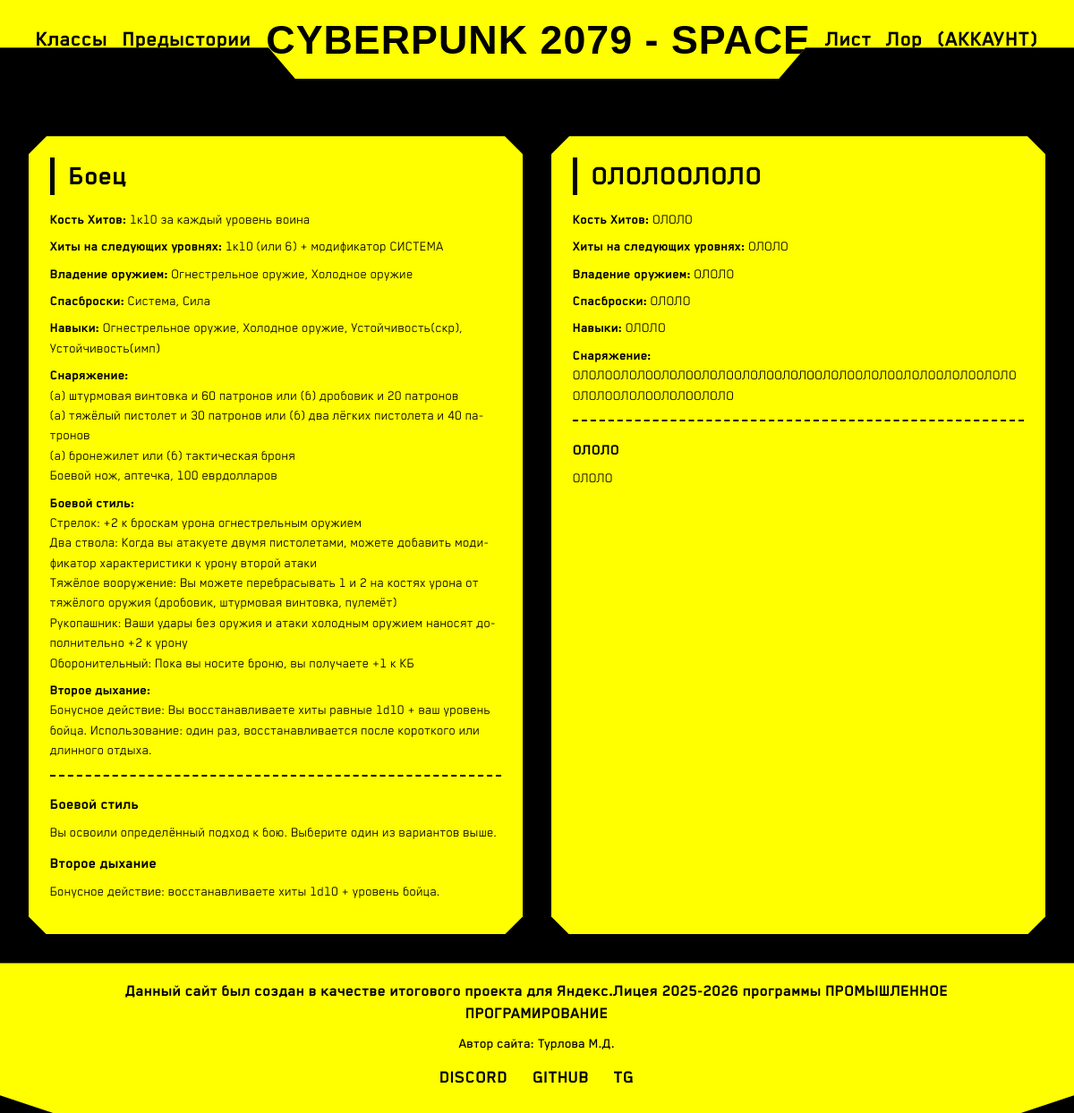
Page /classes on the committed database.
### tables this page shows
CREATE TABLE classes (
                id INTEGER PRIMARY KEY AUTOINCREMENT,
                name TEXT UNIQUE NOT NULL,
                hit_dice TEXT NOT NULL,
                hp_next_level TEXT NOT NULL,
                weapon_proficiencies TEXT NOT NULL,
                save_proficiencies TEXT NOT NULL,
                skill_proficiencies TEXT NOT NULL,
                equipment TEXT NOT NULL,
                fighting_style_choice TEXT,
                second_wind TEXT
            );

CREATE TABLE class_features (
                id INTEGER PRIMARY KEY AUTOINCREMENT,
                class_id INTEGER NOT NULL,
                feature_name TEXT NOT NULL,
                feature_description TEXT NOT NULL,
                FOREIGN KEY (class_id) REFERENCES classes (id) ON DELETE CASCADE
            );

### app.py (the view)
@app.route('/classes')
def show_classes():
    with get_db() as conn:
        classes = conn.execute("SELECT * FROM classes ORDER BY id").fetchall()
        classes_with_features = []
        for cls in classes:
            features = conn.execute("SELECT feature_name, feature_description FROM class_features WHERE class_id = ?",
                                    (cls['id'],)).fetchall()
            classes_with_features.append({'class': cls, 'features': features})
    return render_template('classes.html', classes=classes_with_features)

### app.py (called while the page is built)
def get_db():
    conn = sqlite3.connect('database.db')
    conn.row_factory = sqlite3.Row
    return conn

### templates/classes.html (shortened to what this page needs)
{% extends "base.html" %}
{% block content %}
<div class="classes-grid">
    {% for item in classes %}
    <div class="cyber-card class-card">
        <h3>{{ item.class.name }}</h3>
        <p><strong>Кость Хитов:</strong> {{ item.class.hit_dice }}</p>
        <p><strong>Хиты на следующих уровнях:</strong> {{ item.class.hp_next_level }}</p>
        <p><strong>Владение оружием:</strong> {{ item.class.weapon_proficiencies }}</p>
        <p><strong>Спасброски:</strong> {{ item.class.save_proficiencies }}</p>
        <p><strong>Навыки:</strong> {{ item.class.skill_proficiencies }}</p>
        <p><strong>Снаряжение:</strong><br>{{ item.class.equipment|replace('\n','<br>')|safe }}</p>
        {% if item.class.fighting_style_choice %}
        <p><strong>Боевой стиль:</strong><br>{{ item.class.fighting_style_choice|replace('\n','<br>')|safe }}</p>
        {% endif %}
        {% if item.class.second_wind %}
        <p><strong>Второе дыхание:</strong><br>{{ item.class.second_wind|replace('\n','<br>')|safe }}</p>
        {% endif %}
        <div class="feature-list">
            {% for feat in item.features %}
            <div class="feature-item">
                <strong>{{ feat.feature_name }}</strong>
                <p>{{ feat.feature_description|replace('\n','<br>')|safe }}</p>
            </div>
            {% endfor %}
        </div>
    </div>
    {% else %}
    <p>Классы пока не добавлены. Зайдите в админ-панель.</p>
    {% endfor %}
</div>
{% endblock %}

### templates/base.html (shortened to what this page needs)
<!DOCTYPE html>
<html lang="ru">
<head>
    <link rel="stylesheet" href="{{ url_for('static', filename='css/style.css') }}">
</head>
<body>
    <div class="header">
        <ul class="header_menu">
            <a href="{{ url_for('show_classes') }}" style="text-decoration: none;"><h2>Классы</h2></a>
            <a href="{{ url_for('show_backgrounds') }}" style="text-decoration: none;"><h2>Предыстории</h2></a>
            <a href="{{ url_for('index') }}" style="text-decoration: none;"><h1 class="cyberpunk_text">CYBERPUNK 2079 - SPACE</h1></a>
            <a href="{{ url_for('sheets_list') }}" style="text-decoration: none;"><h2>Лист</h2></a>
            <a href="{{ url_for('index') }}" style="text-decoration: none;"><h2>Лор</h2></a>
            <a href="{{ url_for('account') }}" style="text-decoration: none;"><h2>(АККАУНТ)</h2></a>
        </ul>
    </div>
    <main class="main-content">
        {% block content %}{% endblock %}
    </main>
    <div class="footer">
        <div class="footer_lore">
            <h2>Данный сайт был создан в качестве итогового проекта для Яндекс.Лицея 2025-2026 программы ПРОМЫШЛЕННОЕ ПРОГРАМИРОВАНИЕ</h2>
            <h3>Автор сайта: Турлова М.Д.</h3>
            <a href="https://discordapp.com/users/joshibelike" target="_blank">DISCORD</a>
            <a href="https://github.com/joshibelike" target="_blank">GITHUB</a>
            <a href="https://t.me/joshibelike" target="_blank">TG</a>
        </div>
    </div>
</body>
</html>

### static/css/style.css (style rules this page uses)
.cyberpunk_text { font-family: 'Cyberpunk RUS', sans-serif; letter-spacing: 1px; }
* { margin: 0; padding: 0; box-sizing: border-box; }
body { background-color: black; font-family: 'Blender Pro', sans-serif; color: #000; line-height: 1.3; }
.header { background: yellow; clip-path: polygon(0 0, 100% 0, 100% calc(100% - 35px), 75% calc(100% - 35px), 72.5% 100%, 27.5% 100%, 25% calc(100% - 35px), 0 calc(100% - 35px), 0 0); min-height: 70px; display: flex; align-items: center; padding: 15px 0; }
.header_menu { padding: 0 40px; display: flex; flex-direction: row; justify-content: space-between; align-items: center; flex-wrap: wrap; width: 100%; gap: 12px; }
.header_menu h2 { font-weight: bold; font-size: clamp(1rem, 3vw, 1.6rem); cursor: default; transition: opacity 0.2s; margin: 0; }
.header_menu h1 { font-size: clamp(1.2rem, 5vw, 2.8rem); white-space: nowrap; margin: 0; }
.footer { display: flex; flex-direction: column; min-height: auto; text-align: center; margin-top: 6vh; }
.footer_lore { background: yellow; margin-top: auto; padding: 2.5vh 5vw; clip-path: polygon(0 0, 100% 0, 100% calc(100% - 20px), 95% 100%, 5% 100%, 0 calc(100% - 20px)); }
.footer_lore h2 { font-size: 1.2rem; font-weight: bold; margin-bottom: 8px; }
.footer_lore h3 { font-size: 1rem; font-weight: 500; margin: 10px 0 8px; }
.footer_lore a { color: black; text-decoration: none; font-size: 1.3rem; font-weight: 600; display: inline-block; margin: 5px 12px; transition: all 0.2s; border-bottom: 2px solid transparent; }
a { color: black; text-decoration: none; font-size: 25px; font-weight: 600; }
ul, li { list-style: none; }
html { scroll-behavior: smooth; }
.main-content { flex: 1; }
body { display: flex; flex-direction: column; min-height: 100vh; }
.footer { margin-top: auto; }
.cyber-card { background: yellow; padding: 1.5rem; clip-path: polygon(0 20px, 20px 0, calc(100% - 20px) 0, 100% 20px, 100% calc(100% - 20px), calc(100% - 20px) 100%, 20px 100%, 0 calc(100% - 20px)); transition: transform 0.2s, box-shadow 0.2s; }
.classes-grid, .backgrounds-grid { display: grid; grid-template-columns: repeat(auto-fill, minmax(320px, 1fr)); gap: 2rem; padding: 2rem; }
.class-card h3, .bg-card h3 { font-size: 2rem; border-left: 5px solid black; padding-left: 1rem; margin-bottom: 1rem; }
.class-card p, .bg-card p { margin: 0.5rem 0; line-height: 1.4; }
.feature-list { margin-top: 1rem; border-top: 2px dashed black; padding-top: 0.5rem; }
.feature-item { margin: 0.8rem 0; }
.feature-item strong { display: block; font-size: 1.1rem; }
.classes-grid, .backgrounds-grid { grid-template-columns: repeat(auto-fill, minmax(480px, 1fr)); gap: 2rem; padding: 2rem; }
.cyber-card, .class-card, .bg-card, .feature-item, .choice-option { word-wrap: break-word; overflow-wrap: break-word; word-break: break-word; hyphens: auto; }
.cyber-card h3, .class-card h3, .bg-card h3 { word-break: break-word; }
.cyber-card p, .class-card p, .bg-card p, .feature-item p, .choice-option p { white-space: pre-wrap; overflow-wrap: break-word; word-wrap: break-word; max-width: 100%; }

### rows in the picture
classes: class.name "Боец", class.hit_dice "1к10 за каждый уровень воина", class.hp_next_level "1к10 (или 6) + модификатор СИСТЕМА", class.weapon_proficiencies "Огнестрельное оружие, Холодное оружие", class.save_proficiencies "Система, Сила", class.skill_proficiencies "Огнестрельное оружие, Холодное оружие, Устойчивость(скр), Устойчивость(имп)", class.equipment "(а) штурмовая винтовка и 60 патронов или (б) дробовик и 20 патронов (а) тяжёлый пистолет и 30 патронов или (б) два лёгких пистолета и 40 патронов (а) бронежилет или (б) тактическая броня Боевой нож, аптечка, 100 еврдолларов", class.fighting_style_choice "Стрелок: +2 к броскам урона огнестрельным оружием Два ствола: Когда вы атакуете двумя пистолетами, можете добавить модификатор характеристики к урону второй атаки Тяжёлое вооружение: Вы можете перебрасывать 1 и 2 на костях урона от тяжёлого оружия (дробовик, штурмовая винтовка, пулемёт) Рукопашник: Ваши удары без оружия и атаки холодным оружием наносят дополнительно +2 к урону Оборонительный: Пока вы носите броню, вы получаете +1 к КБ", class.second_wind "Бонусное действие: Вы восстанавливаете хиты равные 1d10 + ваш уровень бойца. Использование: один раз, восстанавливается после короткого или длинного отдыха."
class_features: feature_name "Боевой стиль", feature_description "Вы освоили определённый подход к бою. Выберите один из вариантов выше."
class_features: feature_name "Второе дыхание", feature_description "Бонусное действие: восстанавливаете хиты 1d10 + уровень бойца."
classes: class.name "ОЛОЛООЛОЛО", class.hit_dice "ОЛОЛО", class.hp_next_level "ОЛОЛО", class.weapon_proficiencies "ОЛОЛО", class.save_proficiencies "ОЛОЛО", class.skill_proficiencies "ОЛОЛО", class.equipment "ОЛОЛООЛОЛООЛОЛООЛОЛООЛОЛООЛОЛООЛОЛООЛОЛООЛОЛООЛОЛООЛОЛООЛОЛООЛОЛООЛОЛООЛОЛО"
class_features: feature_name "ОЛОЛО", feature_description "ОЛОЛО"
